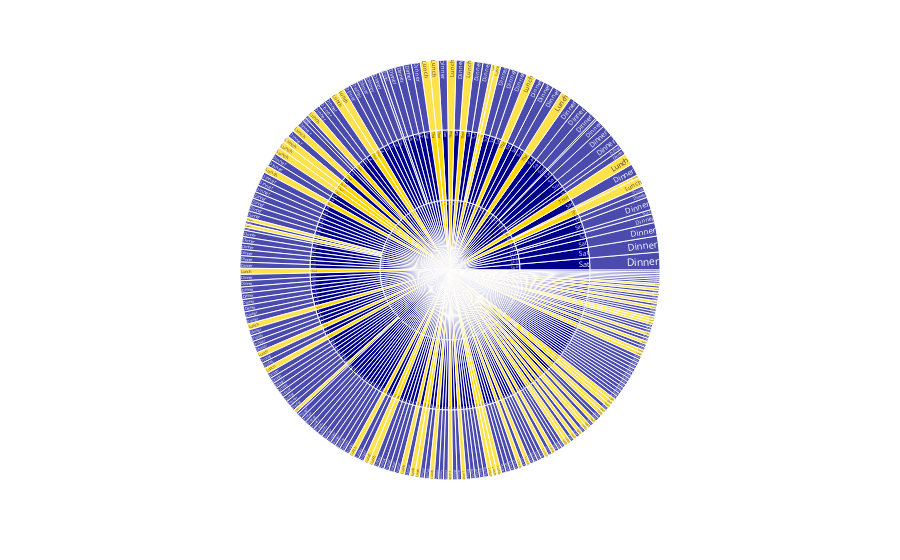

Notebook cell for this chart:
### Code cell
fig = ply.sunburst(dataset, path=['total_bill', 'day','time'], values='tip',color='time',color_discrete_map={'(?)':'black', 'Lunch':'gold', 'Dinner':'darkblue'})
fig.show()

### Figure 1 — Plotly figure (JSON) as saved in the notebook; plotly's stock layout.template omitted (floating-point values rounded to 4 significant figures; data arrays with more than 128 entries replaced by an {"elided": "..."} marker saying what was removed)
{"data": [{"branchvalues": "total", "customdata": {"elided": "2977x1 str values"}, "domain": {"x": [0, 1], "y": [0, 1]}, "hovertemplate": "labels=%{label}<br>tip=%{value}<br>parent=%{parent}<br>id=%{id}<br>time=%{customdata[0]}<extra></extra>", "ids": {"elided": "2977 str values"}, "labels": {"elided": "2977 str values"}, "marker": {"colors": {"elided": "2977 str values"}}, "name": "", "parents": {"elided": "2977 str values"}, "type": "sunburst", "values": {"elided": "2977 float values"}}], "layout": {"legend": {"tracegroupgap": 0}, "margin": {"t": 60}}}
